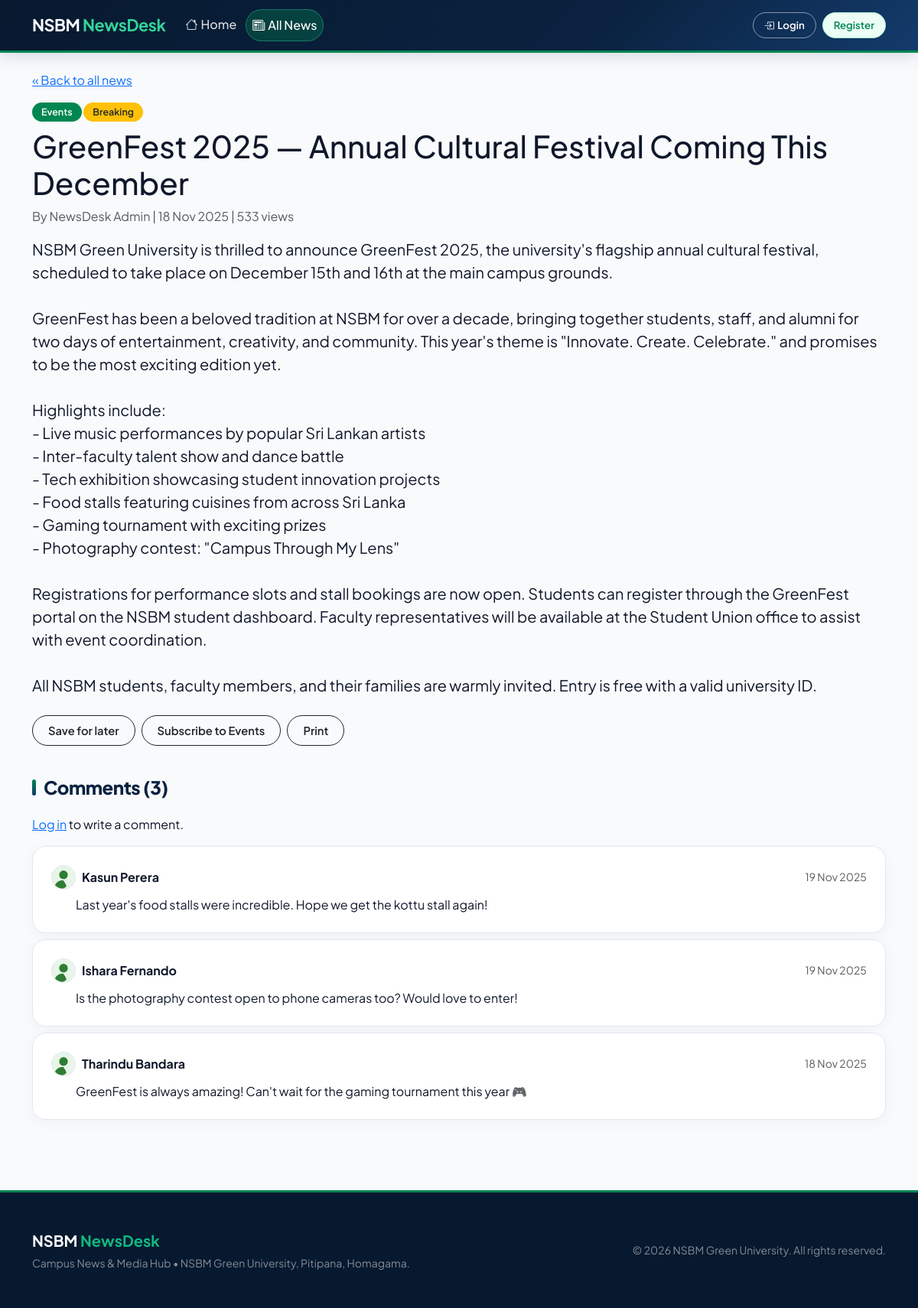
Page /article.php?id=2 on the committed database.
### tables this page shows
CREATE TABLE articles (
  id          INT UNSIGNED AUTO_INCREMENT PRIMARY KEY,
  title       VARCHAR(200) NOT NULL,
  body        TEXT NOT NULL,
  image       VARCHAR(255) NULL,
  category_id INT UNSIGNED NOT NULL,
  author_id   INT UNSIGNED NOT NULL,
  status      ENUM('pending','approved','rejected') NOT NULL DEFAULT 'pending',
  is_featured TINYINT(1) NOT NULL DEFAULT 0,
  is_breaking TINYINT(1) NOT NULL DEFAULT 0,
  views       INT UNSIGNED NOT NULL DEFAULT 0,
  created_at  TIMESTAMP NOT NULL DEFAULT CURRENT_TIMESTAMP,
  updated_at  TIMESTAMP NOT NULL DEFAULT CURRENT_TIMESTAMP ON UPDATE CURRENT_TIMESTAMP,
  INDEX idx_status_date (status, created_at),
  CONSTRAINT fk_art_cat  FOREIGN KEY (category_id) REFERENCES categories(id) ON DELETE RESTRICT,
  CONSTRAINT fk_art_user FOREIGN KEY (author_id)   REFERENCES users(id)      ON DELETE CASCADE
);

CREATE TABLE categories (
  id   INT UNSIGNED AUTO_INCREMENT PRIMARY KEY,
  name VARCHAR(60) NOT NULL UNIQUE
);

CREATE TABLE users (
  id            INT UNSIGNED AUTO_INCREMENT PRIMARY KEY,
  name          VARCHAR(100) NOT NULL,
  student_id    VARCHAR(12)  NOT NULL UNIQUE,
  email         VARCHAR(150) NOT NULL UNIQUE,
  password_hash VARCHAR(255) NOT NULL,
  role          ENUM('admin','student') NOT NULL DEFAULT 'student',
  profile_photo VARCHAR(255) NULL DEFAULT NULL,
  created_at    TIMESTAMP NOT NULL DEFAULT CURRENT_TIMESTAMP
);

CREATE TABLE comments (
  id         INT UNSIGNED AUTO_INCREMENT PRIMARY KEY,
  article_id INT UNSIGNED NOT NULL,
  user_id    INT UNSIGNED NOT NULL,
  body       TEXT NOT NULL,
  status     ENUM('visible','hidden') NOT NULL DEFAULT 'visible',
  created_at TIMESTAMP NOT NULL DEFAULT CURRENT_TIMESTAMP,
  CONSTRAINT fk_com_art  FOREIGN KEY (article_id) REFERENCES articles(id) ON DELETE CASCADE,
  CONSTRAINT fk_com_user FOREIGN KEY (user_id)    REFERENCES users(id)    ON DELETE CASCADE
);

### includes/auth.php (called while the page is built, shortened)
<?php
function e($text) {
    return htmlspecialchars((string)$text, ENT_QUOTES, 'UTF-8');
}
function fmt_date($date) {
    return date('d M Y', strtotime($date));
}
function is_logged_in() {
    return !empty($_SESSION['user']);
}
function user_avatar_url($userObj = null, $base = '') {
    $u = $userObj ?? user();
    return $base . 'assests/img/default-avatar.svg';
}

### article.php (the view, shortened to what this page needs)
<?php
require_once __DIR__ . '/includes/auth.php';
$id = (int)($_GET['id'] ?? 0);
$st = $pdo->prepare("SELECT a.*, c.name AS cat, u.name AS author
                     FROM articles a
                     JOIN categories c ON c.id = a.category_id
                     JOIN users u ON u.id = a.author_id
                     WHERE a.id = ?");
$st->execute([$id]);
$art = $st->fetch();
if ($art['status'] == 'approved' && empty($_SESSION['viewed'][$id])) {
    $pdo->prepare('UPDATE articles SET views = views + 1 WHERE id = ?')->execute([$id]);
    $art['views']++;
}
$bookmarked = false;
$subscribed = false;
$cm = $pdo->prepare("SELECT m.*, u.name, u.profile_photo, u.role FROM comments m
                     JOIN users u ON u.id = m.user_id
                     WHERE m.article_id = ? AND m.status = 'visible' ORDER BY m.created_at DESC");
$cm->execute([$id]);
$comments = $cm->fetchAll();
require_once __DIR__ . '/includes/header.php';
require_once __DIR__ . '/includes/navbar.php';
?>
<a href="news.php">&laquo; Back to all news</a>
<div class="mt-3">
  <span class="badge bg-success"><?= e($art['cat']) ?></span>
  <?php if ($art['is_breaking']): ?><span class="badge bg-warning text-dark">Breaking</span><?php endif; ?>
  <h1 class="mt-2"><?= e($art['title']) ?></h1>
  <p class="text-muted">By <?= e($art['author']) ?> | <?= fmt_date($art['created_at']) ?> | <?= (int)$art['views'] ?> views</p>
  <div class="fs-5"><?= nl2br(e($art['body'])) ?></div>
</div>
<div class="d-flex gap-2 my-4 no-print">
  <?php if ($art['status'] == 'approved'): ?>
    <form method="post">
      <button class="btn <?= $bookmarked ? 'btn-green' : 'btn-outline-dark' ?>"><?= $bookmarked ? 'Saved' : 'Save for later' ?></button>
    </form>
    <form method="post">
      <button class="btn <?= $subscribed ? 'btn-green' : 'btn-outline-dark' ?>"><?= $subscribed ? 'Subscribed to ' : 'Subscribe to ' ?><?= e($art['cat']) ?></button>
    </form>
  <?php endif; ?>
  <button class="btn btn-outline-dark" type="button" onclick="window.print()">Print</button>
</div>
<h4 class="section-title" id="comments">Comments (<?= count($comments) ?>)</h4>
<?php if ($art['status'] == 'approved'): ?>
  <?php if (is_logged_in()): ?>
    <form method="post" class="mb-3">
      <?= csrf_field() ?>
      <input type="hidden" name="action" value="comment">
      <label class="form-label" for="ctext">Add a comment</label>
      <textarea class="form-control" id="ctext" name="ctext" rows="3" required minlength="2" maxlength="1000"></textarea>
      <button class="btn btn-green mt-2">Post Comment</button>
    </form>
  <?php else: ?>
    <p><a href="login.php">Log in</a> to write a comment.</p>
  <?php endif; ?>
<?php endif; ?>
<?php foreach ($comments as $c): ?>
  <div class="box mb-2">
    <div class="d-flex justify-content-between align-items-center">
      <div class="d-flex align-items-center gap-2">
        <img src="<?= user_avatar_url($c, $base) ?>" width="32" height="32" class="rounded-circle border" style="object-fit: cover;" alt="<?= e($c['name']) ?>">
        <strong><?= e($c['name']) ?></strong>
      </div>
      <small class="text-muted"><?= fmt_date($c['created_at']) ?></small>
    </div>
    <div class="mt-2 ms-4 ps-2"><?= nl2br(e($c['body'])) ?></div>
  </div>
<?php endforeach; ?>
<?php require __DIR__ . '/includes/footer.php'; ?>

### assests/css/style.css (style rules this page uses)
:root { --nsbm-navy: #0a2240; --nsbm-navy-dark: #07192f; --nsbm-navy-light: #133b6b; --nsbm-blue-accent: #2563eb; --green: #008751; --dark-green: #006b40; --light-green: #10b981; --green-mint: #34d399; --green-subtle: #ecfdf5; --bg-page: #f8fafc; --card-bg: #ffffff; --border-color: #e2e8f0; --text-main: #0f172a; --text-muted: #64748b; --bs-success: #008751; --bs-success-rgb: 0, 135, 81; --bs-primary: #0a2240; --bs-primary-rgb: 10, 34, 64; }
body { font-family: 'Plus Jakarta Sans', system-ui, -apple-system, BlinkMacSystemFont, "Segoe UI", Roboto, sans-serif; background-color: var(--bg-page); color: var(--text-main); -webkit-font-smoothing: antialiased; }
.btn { border-radius: 50px; font-weight: 600; padding: 8px 20px; font-size: 0.92rem; transition: all 0.25s cubic-bezier(0.16, 1, 0.3, 1); }
.box { background-color: var(--card-bg); border: 1px solid var(--border-color); border-radius: 18px; padding: 24px; box-shadow: 0 4px 20px rgba(10, 34, 64, 0.04); transition: all 0.3s ease; }
.section-title { position: relative; padding-left: 15px; margin-top: 40px; margin-bottom: 22px; font-weight: 800; letter-spacing: -0.02em; color: var(--nsbm-navy); }
.section-title::before { content: ""; position: absolute; left: 0; top: 4px; bottom: 4px; width: 5px; background: linear-gradient(180deg, var(--green) 0%, var(--nsbm-navy-light) 100%); border-radius: 4px; }
.badge { border-radius: 50px; font-weight: 600; padding: 6px 12px; font-size: 0.78rem; }

### rows in the picture
articles: category.name "Events", title "GreenFest 2025 — Annual Cultural Festival Coming This December", author.name "NewsDesk Admin", created_at "18 Nov 2025", body "NSBM Green University is thrilled to announce GreenFest 2025, the university's flagship annual cultural festival, scheduled to take place on December 15th and 16th at the main campus grounds. GreenFest has been a beloved tradition at NSBM for over a decade, bringing together students, staff, and alumni for two days of entertainment, creativity, and community. This year's theme is \"Innovate. Create. Celebrate.\" and promises to be the most exciting edition yet. Highlights include: - Live music performances by popular Sri Lankan artists - Inter-faculty talent show and dance battle - Tech exhibition showcasing student innovation projects - Food stalls featuring cuisines from across Sri Lanka -…"
comments: user.name "Kasun Perera", created_at "19 Nov 2025", body "Last year's food stalls were incredible. Hope we get the kottu stall again!"
comments: user.name "Ishara Fernando", created_at "19 Nov 2025", body "Is the photography contest open to phone cameras too? Would love to enter!"
comments: user.name "Tharindu Bandara", created_at "18 Nov 2025", body "GreenFest is always amazing! Can't wait for the gaming tournament this year 🎮"

### other values in the picture
$art['views'] "533"
count($comments) "3"
